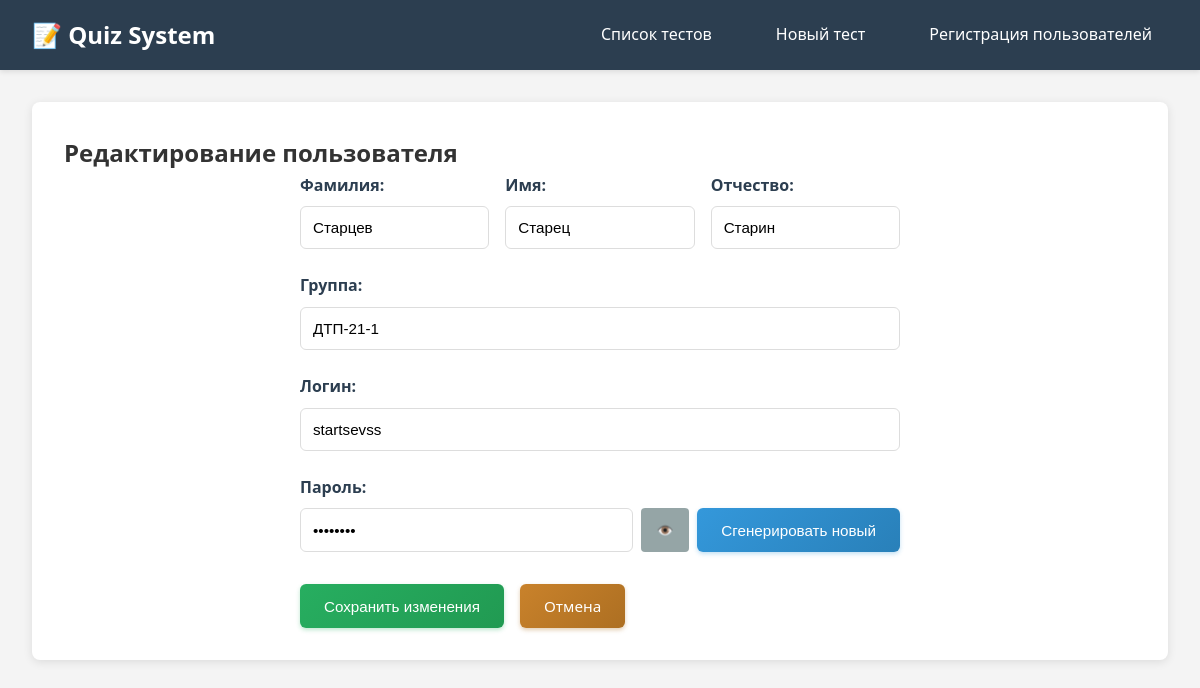
/users/7/edit, run on the app's committed database.
### tables this page shows
CREATE TABLE users (
            id INTEGER PRIMARY KEY AUTOINCREMENT,
            user_type TEXT NOT NULL,
            last_name TEXT NOT NULL,
            first_name TEXT NOT NULL,
            middle_name TEXT,
            group_name TEXT,
            login TEXT UNIQUE NOT NULL,
            password TEXT NOT NULL,
            created_at TIMESTAMP DEFAULT CURRENT_TIMESTAMP
        );

### app.py (the view)
@app.get("/users/{user_id}/edit")
async def edit_user_form(request: Request, user_id: int):
    with get_db_connection() as conn:
        cursor = conn.cursor()
        cursor.execute("SELECT * FROM users WHERE id = ?", (user_id,))
        user = cursor.fetchone()
        if not user:
            raise HTTPException(status_code=404, detail="User not found")
    context = get_template_context(request)
    context.update({
        "request": request,
        "user": dict(user)
    })
    return templates.TemplateResponse("edit_user.html", context)

### templatesrg/edit_user.html (shortened to what this page needs)
{% extends "base.html" %}
{% block content %}
<div class="container edit-user-container">
    <h2>Редактирование пользователя</h2>
    <form method="post" action="/v2/users/{{ user.id }}/update" class="edit-form">
        <div class="form-row">
            <div class="form-group">
                <label for="last_name">Фамилия:</label>
                <input type="text" id="last_name" name="last_name" value="{{ user.last_name }}" required class="form-input">
            </div>
            <div class="form-group">
                <label for="first_name">Имя:</label>
                <input type="text" id="first_name" name="first_name" value="{{ user.first_name }}" required class="form-input">
            </div>
            <div class="form-group">
                <label for="middle_name">Отчество:</label>
                <input type="text" id="middle_name" name="middle_name" value="{{ user.middle_name or '' }}" class="form-input">
            </div>
        </div>
        {% if user.user_type == 'student' %}
        <div class="form-group">
            <label for="group_name">Группа:</label>
            <input type="text" id="group_name" name="group_name" value="{{ user.group_name or '' }}" class="form-input">
        </div>
        {% endif %}
        <div class="form-group">
            <label for="login">Логин:</label>
            <input type="text" id="login" name="login" value="{{ user.login }}" required class="form-input">
        </div>
        <div class="form-group">
            <label for="password">Пароль:</label>
            <div class="password-field">
                <input type="password" id="password" name="password" value="{{ user.password }}" required class="form-input">
                <button type="button" class="btn-password-toggle" onclick="togglePassword()">👁️</button>
                <button type="button" class="btn btn-primary" onclick="regeneratePassword({{ user.id }})">Сгенерировать новый</button>
            </div>
        </div>
        <div class="form-actions">
            <button type="submit" class="btn btn-save">Сохранить изменения</button>
            <a href="/v2/users" class="btn btn-cancel">Отмена</a>
        </div>
    </form>
</div>
{% endblock %}

### static/style.css (style rules this page uses)
* { margin: 0; padding: 0; box-sizing: border-box; }
body { font-family: 'Segoe UI', Tahoma, Geneva, Verdana, sans-serif; line-height: 1.6; color: #333; background-color: #f4f4f4; }
.container { background: white; padding: 2rem; border-radius: 8px; box-shadow: 0 2px 10px rgba(0,0,0,0.1); }
.btn { display: inline-flex; align-items: center; justify-content: center; padding: 0.75rem 1.5rem; border: none; border-radius: 6px; text-decoration: none; font-size: 0.95rem; font-weight: 500; cursor: pointer; transition: all 0.3s ease; text-align: center; min-height: 44px; line-height: 1; }
.btn-primary { background: linear-gradient(135deg, #3498db, #2980b9); color: white; box-shadow: 0 2px 4px rgba(52, 152, 219, 0.3); }
.btn-save { background: linear-gradient(135deg, #27ae60, #219a52); color: white; box-shadow: 0 2px 4px rgba(39, 174, 96, 0.3); }
.btn-cancel { background: linear-gradient(135deg, #c9822b, #ad6f22); color: white; box-shadow: 0 2px 4px rgba(173, 111, 34, 0.35); }
.registration-form, .edit-form { max-width: 600px; margin: 0 auto; }
.form-row { display: grid; grid-template-columns: 1fr 1fr 1fr; gap: 1rem; }
.form-group { margin-bottom: 1.5rem; }
label { display: block; margin-bottom: 0.5rem; font-weight: bold; color: #2c3e50; }
.form-input { width: 100%; padding: 0.75rem; border: 1px solid #ddd; border-radius: 6px; font-size: 0.95rem; background: white; transition: border-color 0.3s, box-shadow 0.3s; }
.password-field { position: relative; display: flex; gap: 0.5rem; align-items: stretch; }
.password-field .form-input { flex: 1; }
.btn-password-toggle { background: #95a5a6; color: white; border: none; border-radius: 4px; padding: 0 1rem; cursor: pointer; white-space: nowrap; }
.form-actions { display: flex; gap: 1rem; margin-top: 2rem; }

### data on the page
users: last_name "Старцев", first_name "Старец", middle_name "Старин", group_name "ДТП-21-1", login "startsevss"
